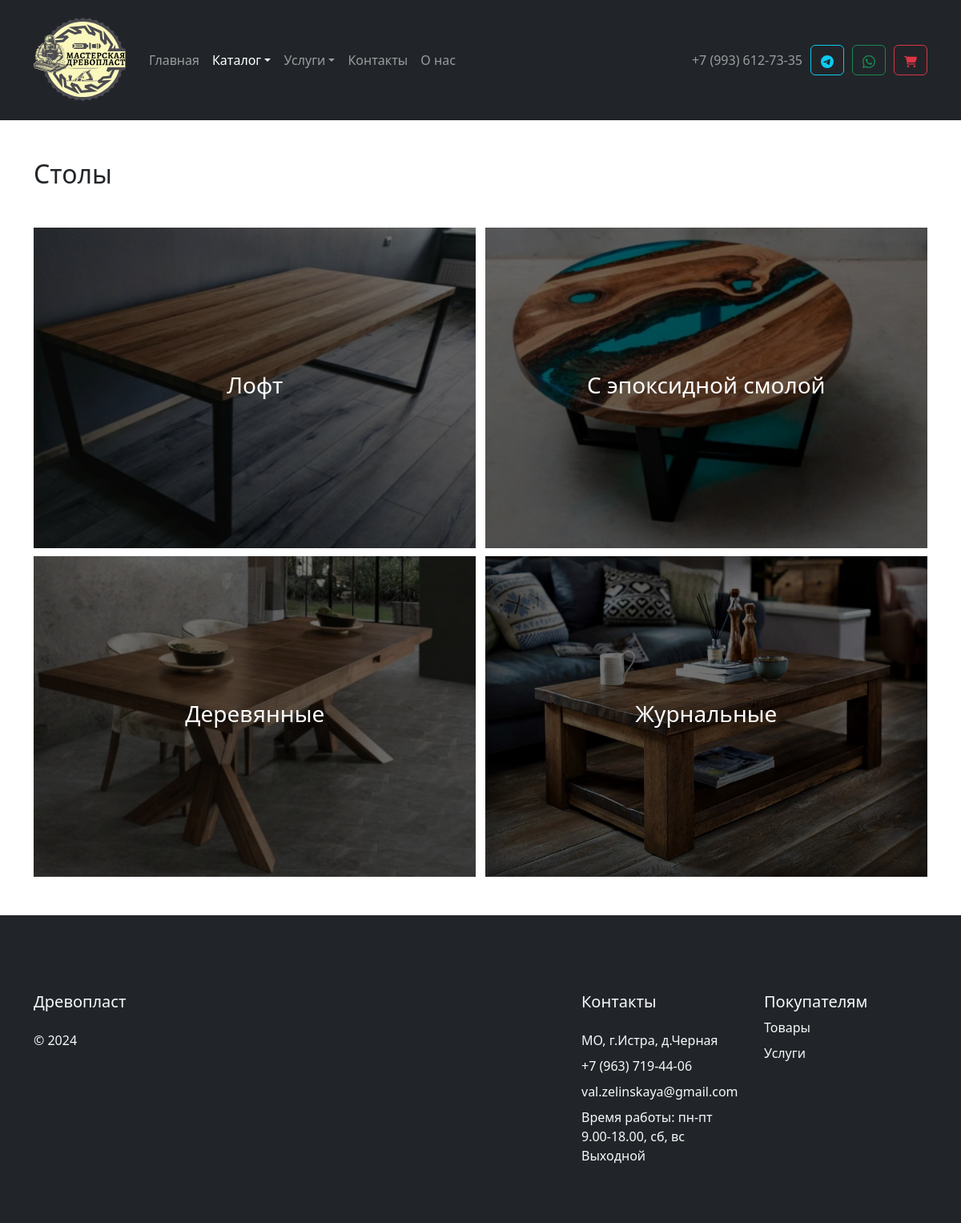
/catalog/tables/index.php, run on the app's committed database.
### tables this page shows
CREATE TABLE `categories` (
  `id` int(3) NOT NULL,
  `name` varchar(100) NOT NULL,
  `image` varchar(100) NOT NULL,
  `description` varchar(1000) NOT NULL,
  `category_link` varchar(50) NOT NULL,
  `category_order` int(11) NOT NULL COMMENT 'Порядок вывода на странице'
);

CREATE TABLE `subcategories` (
  `id` int(10) NOT NULL,
  `name` varchar(100) NOT NULL,
  `image` varchar(100) NOT NULL,
  `link` varchar(100) NOT NULL,
  `category` int(10) NOT NULL,
  `description` varchar(100) NOT NULL
);

### catalog/tables/index.php (called while the page is built)
<?
$category_id = 1;
$folder = 'tables';
require($_SERVER['DOCUMENT_ROOT'] . '/catalog/show_subcategories.php');

### catalog/show_subcategories.php (the view, shortened to what this page needs)
<?
include_once $_SERVER['DOCUMENT_ROOT'] . "/modules/header.php";
require($_SERVER['DOCUMENT_ROOT'] . '/database/db.php');
$sql = 'SELECT * FROM subcategories WHERE category = ' . $category_id;
$result = $conn->query($sql);
$category_name = $conn->query('SELECT name FROM categories WHERE id = ' . $category_id)->fetch_assoc();
if ($result->num_rows != 0) {
  $subcategories = $result->fetch_all(MYSQLI_ASSOC);
}
?>
<div class="container my-5">
  <h2 class="mb-5"><?= $category_name['name'] ?></h2>
  <div class="subcategories-wrapper d-flex justify-content-between">
    <?php foreach ($subcategories as $subcategory): ?>
      <div class="subcategory-card">
        <a href="<?= '/catalog/' . $folder . '/products?sub=' . $subcategory['id']; ?>">
          <img class="subcategory-img" src="/assets/images/subcategories/<?= $subcategory['image'];?>" alt="">
          <div class="ki-overlay">
            <div class="subcategory-name">
              <p class="h3"><?= $subcategory['name']; ?></p>
            </div>
          </div>
        </a>
      </div>
    <?php endforeach; ?>
  </div>
</div>
<? include_once $_SERVER['DOCUMENT_ROOT'] . "/modules/footer.php"; ?>

### assets/css/style.css (style rules this page uses)
body { min-height: 100vh; display: flex; flex-direction: column; }
.subcategories-wrapper { flex: 1; flex-wrap: wrap; row-gap: 10px; }
.subcategory-card { box-sizing: border-box; width: 49.5%; height: 400px; cursor: pointer; position: relative; }
.subcategory-img { width: 100%; height: 100%; position: absolute; }
.subcategory-name { text-align: center; }
.ki-overlay { position: absolute; width: 100%; height: 100%; display: flex; justify-content: center; align-items: center; opacity: 1; background: linear-gradient(to top, rgba(0, 0, 0, 0.60), rgba(0, 0, 0, 0.50)); transition: all .3s; color: #fff; }

### data on the page
categories: name "Столы"
subcategories: image (picture), name "Лофт"
subcategories: image (picture), name "С эпоксидной смолой"
subcategories: image (picture), name "Деревянные"
subcategories: image (picture), name "Журнальные"
